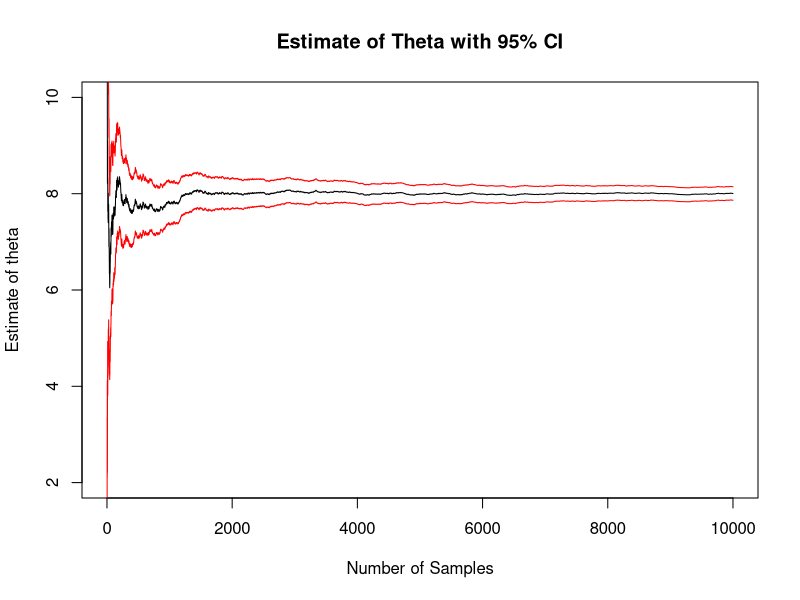
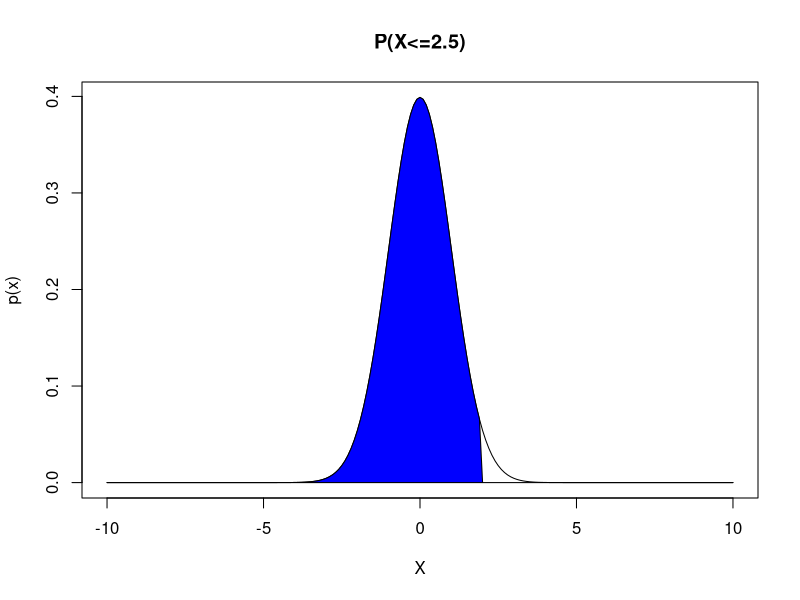
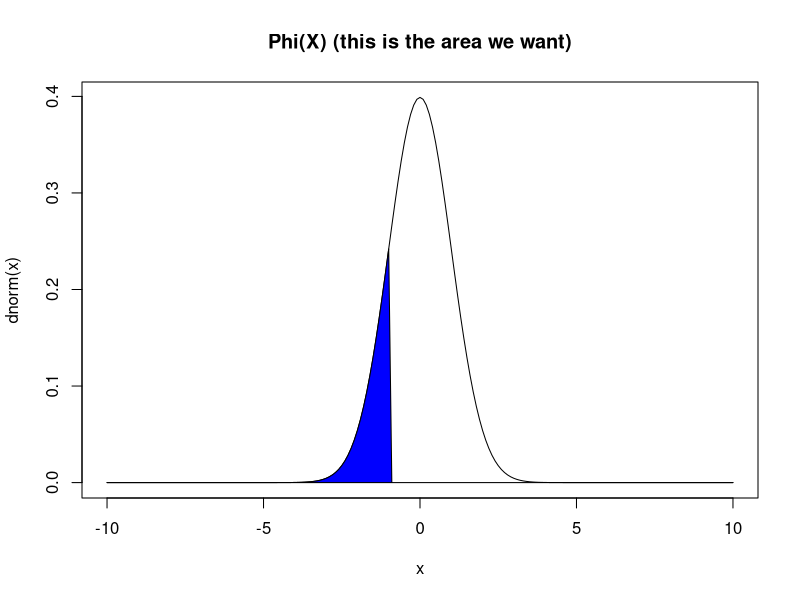
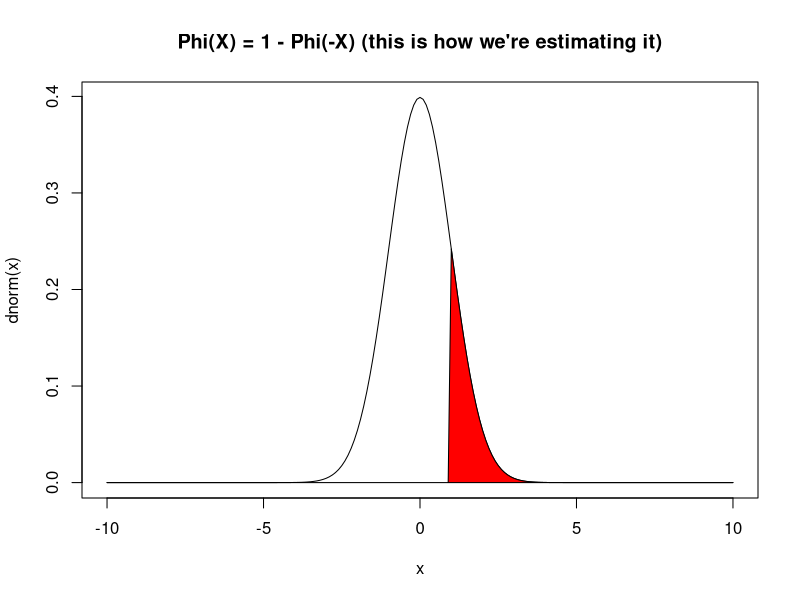
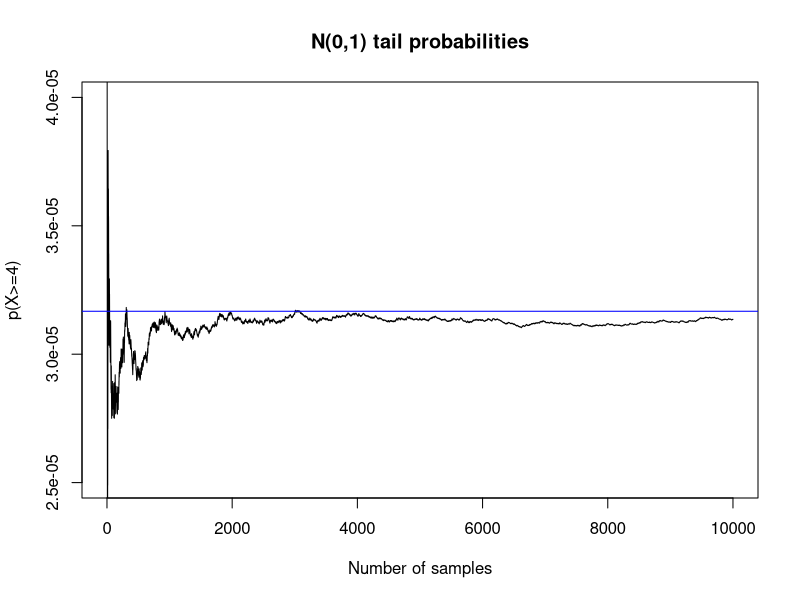
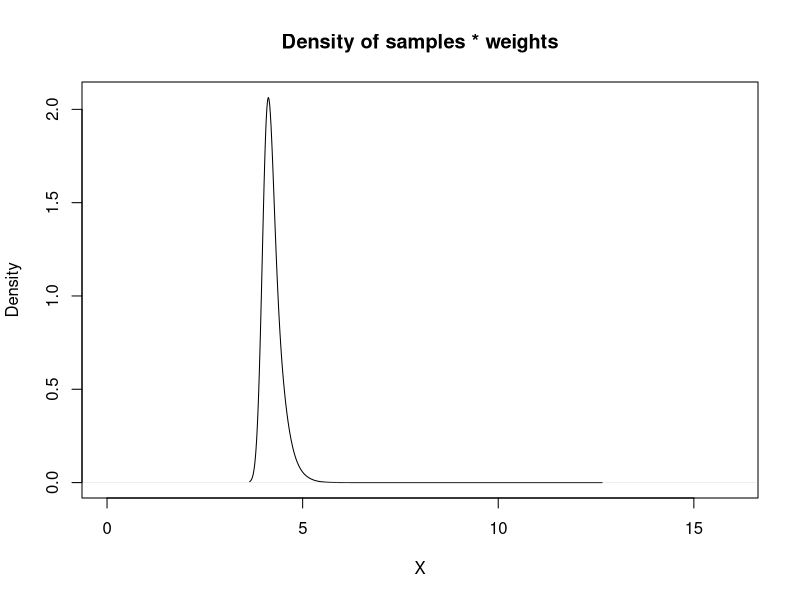
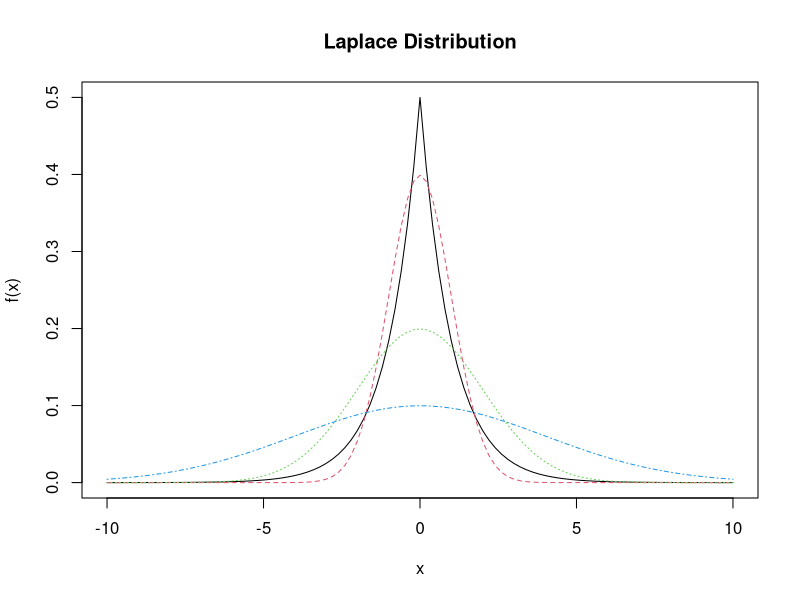
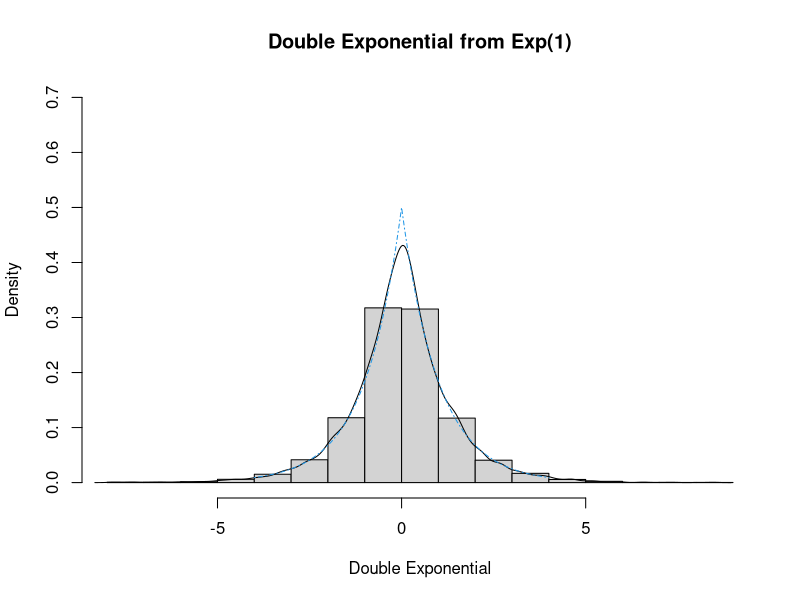

The R script that drew these images, in order:
## ---- chunk 1
N = 10000 ## sample size

h <- function(x) { 3*x^2 } ## function of interest, h(x)

X <- runif(n = N, min = 0, max = 2)  ## samples from f(x)

v = 2 * mean(h(X)) ## 2 * E[h(x)]

print(v) ## approximately 8


## ---- chunk 2
N = 10000 ## sample size

h <- function(x) { 3*x^2 } ## function of interest, h(x)

X <- runif(n = N, min = 0, max = 2)  ## samples from f(x)
h_values <- 2 * h(X)

cumMean <- function(x, n){
  num = cumsum(x)
  denom = 1:n
  result = num/denom
  return(result)
}


cumSE <- function(x, n){
  m = mean(x)
  num = sqrt(cumsum((x - m)^2))
  denom = 1:n
  result = num/denom ## cummulative mean of (x_i - theta)^2
  return(result)
}

thetas = cumMean(h_values, N)
SE = cumSE(h_values, N)

plot(x = 1:N, y = thetas, type = "l", ylim = c(2, 10), xlab = "Number of Samples",
     ylab = "Estimate of theta",
     main = "Estimate of Theta with 95% CI")
lines(x = 1:N, y = thetas + 1.96*SE, col = "red") ## CI
lines(x = 1:N, y = thetas - 1.96*SE, col = "red") ## CI

## ---- chunk 3
## final estimate
thetaHat = mean(h_values)
se <- sd(x = h_values)/sqrt(N)
ci <- thetaHat + 1.96*c(-1,1) * se

print("Theta estimate: ")
print(thetaHat)
print("Confidence Intervals")
print(ci)

## ---- chunk 4
x <- seq(from = -10, to = 10, by = 0.1)

out = dnorm(x)
out[x >= 2] = 0

plot(x, dnorm(x), type = "l", main = "P(X<=2.5)", 
     xlab = "X", ylab = "p(x)")
polygon(x, out, col = "blue")

## ---- chunk 5
N = 10000
x = 2.5
t = runif(N, 0, 2.5)
p = 0.5 + 1/sqrt(2*pi) * mean(x * exp(-t^2 / 2))

print(p)
print(x = pnorm(q = 2.5, lower.tail = TRUE))

## ---- chunk 6
x <- seq(from = -10, to = 10, by = 0.1)

out = dnorm(x)
out[x > -1] = 0

plot(x, dnorm(x), type = "l", main = "Phi(X) (this is the area we want)")
polygon(x, out, col = "blue")


out = dnorm(x)
out[x < 1] = 0

plot(x, dnorm(x), type = "l", main = "Phi(X) = 1 - Phi(-X) (this is how we're estimating it)")
polygon(x, out, col = "red")

## ---- chunk 7
N = 10000
x = 3.2
Z = rnorm(N)
p_val = mean(Z <= x)
print(p_val)
print(sum(Z > x)) ## few samples with Z > x



## ---- chunk 8
set.seed(9124555)
N = 10000
x = 4
t = rnorm(N) >= x ## looking at the lower tail
p_val = sum(t)/N
print(sum(t)) ## only 1 sample greater or equal to 4
print(p_val)

## compare this with
RPval = pnorm(q = 4, lower.tail = FALSE) ## lower tail
print(RPval)
## ---- chunk 9

N = 10^4
t = 4
X = rexp(N) + t
w = dnorm(X)/dexp(X - t) ## importance sampling weights dnorm/dexp(x-4)

theta = mean(w)
cumTheta = cumsum(w) / 1:N

plot(cumTheta, type = "l", main = "N(0,1) tail probabilities",
     xlab = "Number of samples", ylab = "p(X>=4)",
     ylim = c(2.5 * 10^(-5), 4 * 10^(-5)))
abline(a = pnorm(t, lower.tail = FALSE), b = 0, col = "blue")

print(pnorm(t, lower.tail = FALSE))
print(theta) ## close results!

plot(density(X, weights=w/sum(w)), main = "Density of samples * weights",
     xlab = "X", ylab = "Density",
     xlim = c(0,16)) ## plot density of samples from Exp(x - 4) * weights

## ---- chunk 10
f <- function(x){
  out = (1/2) * exp(x = -1 * abs(x))
  return(out)
}

curve(expr = f, from = -10, to = 10, type = "l",
      main = "Laplace Distribution")

curve(expr = dnorm(x, sd = 1), from = -10, to = 10, type = "l",
      lty = 2, col = 2,
      add = TRUE)

curve(expr = dnorm(x, sd = 2), from = -10, to = 10, type = "l",
      lty = 3, col = 3,
      add = TRUE)


curve(expr = dnorm(x, sd = 4), from = -10, to = 10, type = "l",
      lty = 4, col = 4,
      add = TRUE)


## ---- chunk 11
N = 10000
x = rnorm(N)
w = f(x)/dnorm(x) 
theta <- mean(x = x^2 * w)
print(theta)


N = 10000
x = rnorm(N, sd = 2)
w = f(x)/dnorm(x) 
theta <- mean(x = x^2 * w)
print(theta)



N = 10000
x = rnorm(N, sd = 4)
w = f(x)/dnorm(x, sd = 4)
theta <- mean(x = x^2 * w)
print(theta)



## ---- chunk 12
N = 10^4
f <- function(x){
  out = (1/2) * exp(x = -1 * abs(x))
  return(out)
}
pos_neg <- sample(x = c(-1,1), size = N, replace = TRUE)
x = rexp(n = N)
double_exp = pos_neg * x 

hist(double_exp, probability = TRUE, ylim = c(0,0.7),
     main = "Double Exponential from Exp(1)",
     xlab = "Double Exponential", ylab = "Density")
lines(density(double_exp))
curve(expr = f, from = -4, to = 4, add = TRUE, col = 4, lty = 4)


theta = mean(double_exp^2)
print(theta)

## ---- chunk 13

posterior = function(a,b){
  x = exp(2*(lgamma(a+b) - lgamma(a) - lgamma(b)) + 
            a*log(0.3) + b* log(0.2))
  return(x)
}

a = 1:150
b = 1:100
post = outer(a,b,posterior)
image(a, b, post,
      xlab = expression(alpha), ylab = expression(beta),
      main = paste("Controur plot of the ", expression(Pi), "(a,b|x)", sep = ""))
contour(a, b, post, add = TRUE)



## ---- chunk 14
## importance sampling example
## Normal with Cauchy prior

N = 10^5
X = 2.5

thetas = rnorm(N, X, sd = 1)

weights = dcauchy(x = thetas, location = 0, scale = 1) ## 1/(pi * (1 + s^2))
sumOfWeights = sum(weights)

posteriorDist =  (weights )/(sumOfWeights)
hist(posteriorDist, probability = TRUE, 
    main = "Posterior Distribution of thetas",
    xlab = "theta", ylab = "density")

## ---- chunk 15
## The expectation of the posterior distribution
posteriorThetaEst = sum((thetas * weights)/ sumOfWeights)
print(posteriorThetaEst)


## Effective Sample Size
ESS = 1 / sum( (weights / sumOfWeights)^2)
print("Effective Sample Size")
print(ESS)


posteriorTheta = cumsum(thetas * weights) / cumsum(weights)

plot(posteriorTheta, type = "l", main = "posterior theta estimates",
    ylim = c(1.6, 1.85))

## ---- chunk 16
X = 2.5
N = 10^4
M = 1000
thetas = matrix(data = rnorm(N*M), ncol = M) + X ## N(0,1) + 2.5
weights = dcauchy(x = thetas, location = 0, scale = 1)
posteriorTheta = apply(thetas * weights, 2, cumsum) / apply(weights, 2, cumsum)

## look at the first column estimates
plot(posteriorTheta[,1], main = "posterior theta estimates",
    ylim = c(1, 2.5), type = "l")
## grab the 2.5 and 97.5 quantiles for a 95% CI
confInts = apply(posteriorTheta, 1, quantile, c(0.025, 0.975)) 
polygon(x = c(1:N, N:1), y = c(confInts[1,], rev(confInts[2,])))
